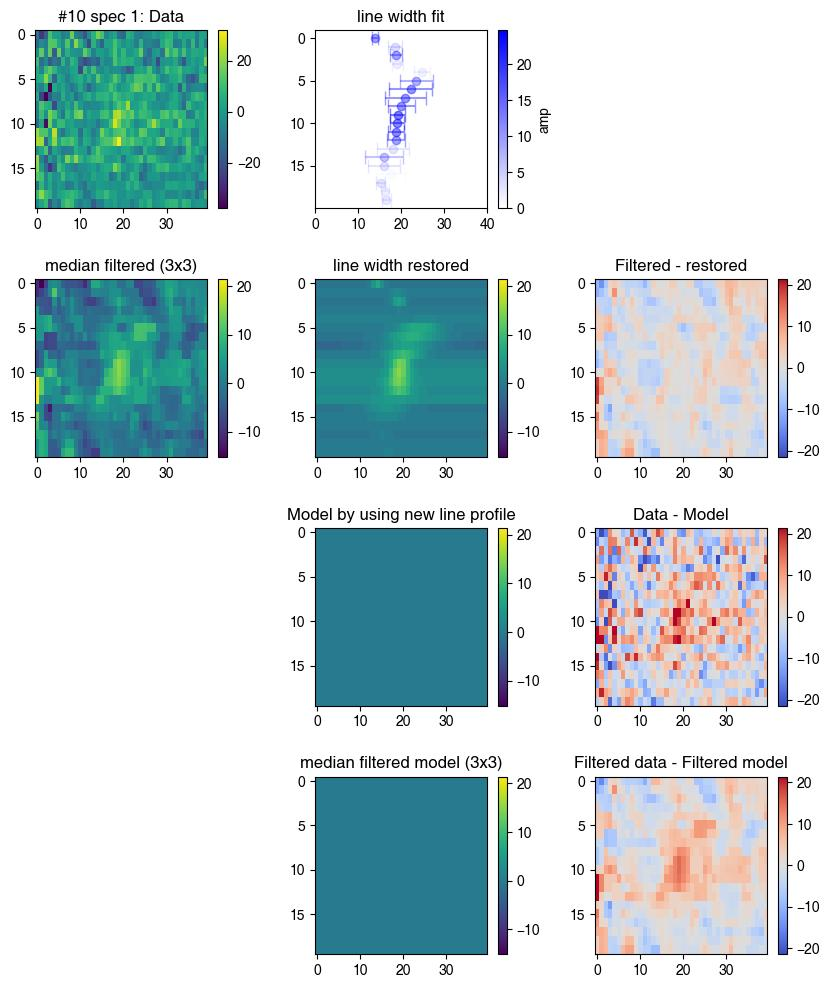
#> input picture diagnostics/_10_1_line_profile_redoTrue_testmodelFalse.jpg, 830 x 988 px
$ python -i find_bkg.py   (imports and definitions only)
#> lines starting #> are read from the running program, lines starting #| are printed output that depends on the picture
import numpy as np
from scipy import ndimage


def bkg_estimate(data):
    # -------------------------------------------------
    # 1. Robustly estimate the background and per-pixel noise
    # -------------------------------------------------
    def robust_background(values, niter=8, clip=3.0):
        x = np.asarray(values, dtype=float).ravel()
        x = x[np.isfinite(x)]

        for _ in range(niter):
            med = np.median(x)
            mad = np.median(np.abs(x - med))
            sigma = 1.4826 * mad

            if sigma <= 0:
                break

            keep = np.abs(x - med) < clip * sigma

            if keep.sum() == x.size:
                break

            x = x[keep]

        bkg = np.median(x)
        sigma_pix = np.std(x, ddof=1)

        return bkg, sigma_pix, x.size

    # Initial estimate using the entire image
    bkg0, sigma0, _ = robust_background(data)

    # -------------------------------------------------
    # 2. Identify significant positive emission structures
    # -------------------------------------------------
    # Smoothing is used only for detection, not for flux measurement
    smooth = ndimage.gaussian_filter(data, sigma=1.0)

    detect_mask = smooth > bkg0 + 1.0 * sigma0
    assert np.sum(detect_mask) >= 1, 'Data is so noisy. No significant emission structure was detected.'

    # Label connected components
    labels, nlabels = ndimage.label(detect_mask)

    if nlabels == 0:
        print("\033[43m" + 'WARNING:' + "\033[0m " +
              "No significant emission structure was detected")
        return 0, None, None, 0

    # Select the connected component with the largest total excess flux
    scores = np.zeros(nlabels)

    for label_id in range(1, nlabels + 1):
        component = labels == label_id
        scores[label_id - 1] = np.sum(
            np.clip(data[component] - bkg0, 0, None)
        )

    source_label = np.argmax(scores) + 1
    core_mask = labels == source_label

    # Dilate outward to include the emission-line wings
    source_mask = ndimage.binary_dilation(core_mask, iterations=4)
    assert np.sum(source_mask) >= 1, 'No significant emission structure was detected.'

    # Define a larger guard region to prevent line-wing contamination
    # of the background estimate
    guard_mask = ndimage.binary_dilation(source_mask, iterations=4)

    # -------------------------------------------------
    # 3. Re-estimate the background using off-source pixels
    # -------------------------------------------------
    bkg, sigma_pix, n_bkg = robust_background(data[~guard_mask])

    return bkg, source_mask, sigma_pix, n_bkg

>>> import cv2
>>> picture = cv2.imread('../diagnostics/_10_1_line_profile_redoTrue_testmodelFalse.jpg', cv2.IMREAD_GRAYSCALE)
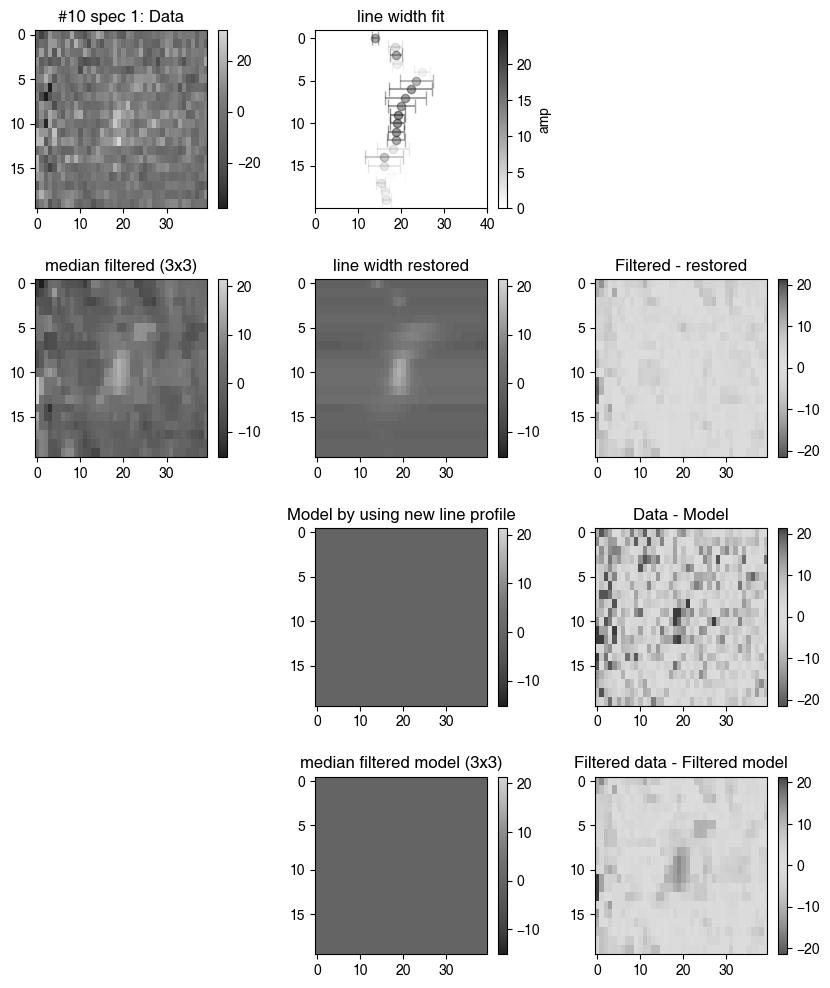
#> picture: shape (988, 830); min 0, max 255, mean 213.2
>>> result = bkg_estimate(picture)
#> the loop in robust_background, `for _ in range(niter):` made 1 pass
#> (med, mad, sigma) on pass 1: (255, 0, 0)
#> in robust_background, `bkg = np.median(x)`: bkg = 255
#> in robust_background, `sigma_pix = np.std(x, ddof=1)`: sigma_pix = 66.61
#> in bkg_estimate, `bkg0, sigma0, _ = robust_background(data)`: bkg0 = 255; sigma0 = 66.61
#> in bkg_estimate, `detect_mask = smooth > bkg0 + 1.0 * sigma0`: detect_mask: shape (988, 830) bool; every value is 0
#> (the run stopped early here; a loop or call above may not have finished)
